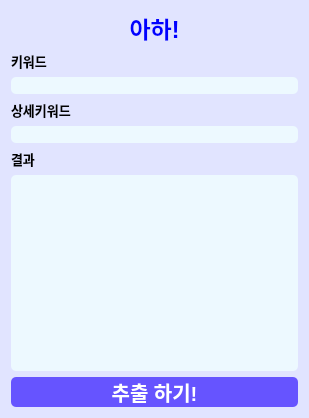
<?xml version="1.0" encoding="UTF-8"?>
<ui version="4.0">
 <class>Form</class>
 <widget class="QWidget" name="Form">
  <property name="geometry">
   <rect>
    <x>0</x>
    <y>0</y>
    <width>309</width>
    <height>418</height>
   </rect>
  </property>
  <property name="windowTitle">
   <string>Form</string>
  </property>
  <property name="styleSheet">
   <string notr="true">background-color:rgb(225, 228, 255);</string>
  </property>
  <layout class="QGridLayout" name="gridLayout">
   <item row="1" column="0" colspan="2">
    <layout class="QVBoxLayout" name="verticalLayout">
     <item>
      <widget class="QLabel" name="label_2">
       <property name="font">
        <font>
         <pointsize>10</pointsize>
         <bold>true</bold>
        </font>
       </property>
       <property name="text">
        <string>키워드</string>
       </property>
      </widget>
     </item>
     <item>
      <widget class="QLineEdit" name="keyword_input">
       <property name="font">
        <font>
         <pointsize>10</pointsize>
        </font>
       </property>
       <property name="styleSheet">
        <string notr="true">background-color: rgb(237, 249, 255);
border: none;
border-radius: 5px</string>
       </property>
      </widget>
     </item>
     <item>
      <widget class="QLabel" name="label_4">
       <property name="font">
        <font>
         <pointsize>10</pointsize>
         <bold>true</bold>
        </font>
       </property>
       <property name="text">
        <string>상세키워드</string>
       </property>
      </widget>
     </item>
     <item>
      <widget class="QLineEdit" name="lineEdit_2">
       <property name="font">
        <font>
         <pointsize>10</pointsize>
        </font>
       </property>
       <property name="styleSheet">
        <string notr="true">background-color: rgb(237, 249, 255);
border: none;
border-radius: 5px</string>
       </property>
      </widget>
     </item>
     <item>
      <widget class="QLabel" name="label_3">
       <property name="font">
        <font>
         <pointsize>10</pointsize>
         <bold>true</bold>
        </font>
       </property>
       <property name="text">
        <string>결과</string>
       </property>
      </widget>
     </item>
     <item>
      <widget class="QTextEdit" name="result">
       <property name="styleSheet">
        <string notr="true">background-color: rgb(237, 249, 255);
border: none;
border-radius: 5px</string>
       </property>
      </widget>
     </item>
    </layout>
   </item>
   <item row="2" column="0" colspan="2">
    <widget class="QPushButton" name="pushButton">
     <property name="font">
      <font>
       <pointsize>15</pointsize>
       <fontweight>DemiBold</fontweight>
      </font>
     </property>
     <property name="styleSheet">
      <string notr="true">border-radius: 5px;
background-color: rgba(71, 47, 255, 0.8);
color: white;
font-weight: 600;</string>
     </property>
     <property name="text">
      <string>추출 하기!</string>
     </property>
    </widget>
   </item>
   <item row="0" column="0" colspan="2">
    <widget class="QLabel" name="label">
     <property name="font">
      <font>
       <pointsize>17</pointsize>
       <bold>true</bold>
      </font>
     </property>
     <property name="styleSheet">
      <string notr="true">color: blue;</string>
     </property>
     <property name="text">
      <string>아하!</string>
     </property>
     <property name="alignment">
      <set>Qt::AlignmentFlag::AlignCenter</set>
     </property>
    </widget>
   </item>
  </layout>
 </widget>
 <resources/>
 <connections/>
</ui>
